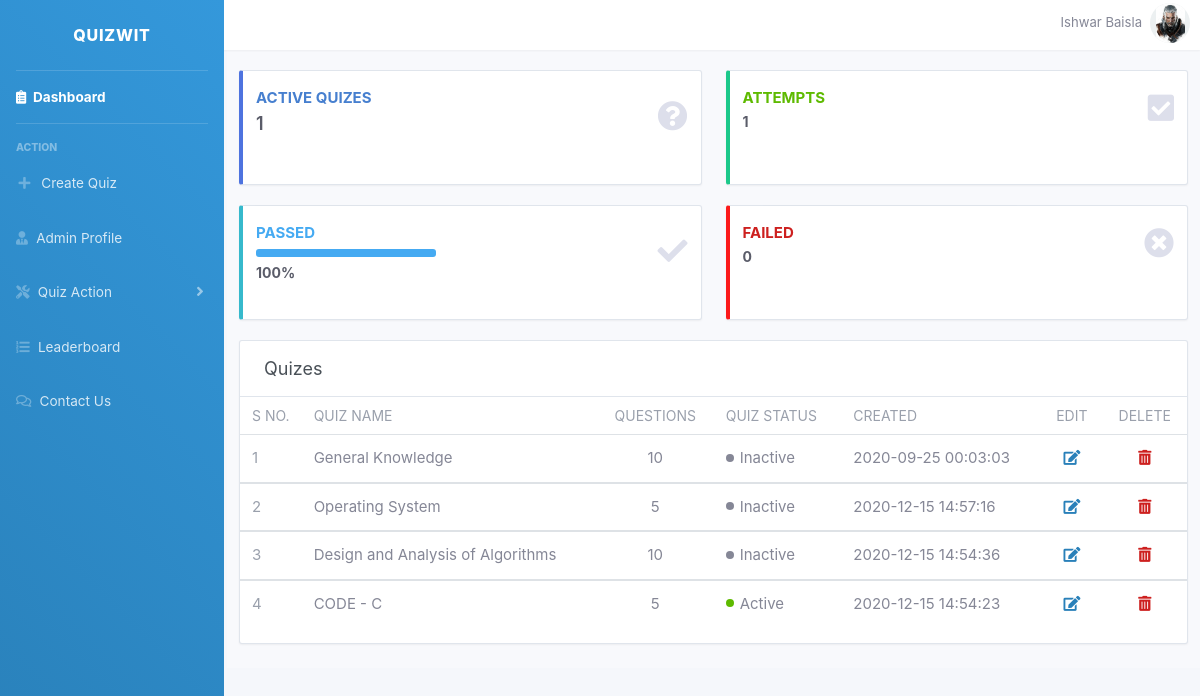
Page /admin_dashboard.php (signed in) on the committed database.
### tables this page shows
CREATE TABLE `profile_photo` (
  `image_id` int(11) NOT NULL,
  `image_name` text NOT NULL,
  `admin_email` varchar(50) NOT NULL
);

CREATE TABLE `quizes` (
  `quiz_id` int(11) NOT NULL,
  `quiz_name` varchar(50) NOT NULL,
  `difficulty_level` char(30) NOT NULL,
  `description` varchar(1000) NOT NULL,
  `number_of_questions` int(11) NOT NULL,
  `is_active` int(11) NOT NULL,
  `active_timing` bigint(20) NOT NULL,
  `inactive_timing` bigint(20) NOT NULL,
  `Exam_key` varchar(30) NOT NULL,
  `key_access` tinyint(4) NOT NULL,
  `show_evaluation` tinyint(4) NOT NULL,
  `time_duration` int(11) NOT NULL,
  `marks_per_question` int(11) NOT NULL,
  `negative_marking` double NOT NULL,
  `passing_percentage` int(11) NOT NULL,
  `admin_email_id` int(11) NOT NULL,
  `time_stamp` varchar(100) NOT NULL
);

### admin_dashboard.php (the view, shortened to what this page needs)
<!DOCTYPE html>
<html>
<head>
</head>
<?php
require_once('connection.php');
                $sql = "SELECT * FROM quizes WHERE admin_email_id='$_SESSION[admin_id]'";
                $result = mysqli_query($conn,$sql);
                while($row = $result->fetch_assoc()){
                    $sql = "SELECT * FROM question_bank WHERE quiz_id='$row[quiz_id]'";
                    $temp = mysqli_query($conn,$sql);
                    if($temp->num_rows == 0)
                    {
                       $sql = "UPDATE quizes SET number_of_questions='0', is_active='0' WHERE quiz_id='$row[quiz_id]'";
                        mysqli_query($conn,$sql);
                    }
                    else{
                       $QueNum = $temp->num_rows;
                       $sql = "UPDATE quizes SET number_of_questions='$QueNum' WHERE quiz_id='$row[quiz_id]'";
                        mysqli_query($conn,$sql);
                    }
                }
include('includes/header.php');
include('includes/navbar.php');
    $temp = "SELECT quiz_id FROM quizes WHERE admin_email_id='$_SESSION[admin_id]'";
    $result1 = mysqli_query($conn,$temp);
    $answer = 0;
    $Fail = 0;
    while($row1 = $result1->fetch_assoc())
    {
        $sql = "SELECT * FROM attempts WHERE quiz_id='$row1[quiz_id]'";
        $result2 = mysqli_query($conn,$sql);
        $answer = $answer + $result2->num_rows;
    }
    $pass_percentage = 0;
    if($answer!=0)
    {
      $pass_percentage = 100*(($answer - $Fail)/$answer);
    }
    $b=0;
    $ans = "";
         $str = $pass_percentage.'A';
         $p=0;
         while($str["$p"]!='A' && $b != 3)
         {
           $ans = $ans.$str["$p"];
           $p++;
         }
?>
<div class="container-fluid">
  <div style="height: 50px;"></div>
  <div class="row">
    <div class="col-xl-3 col-md-6 mb-4 height115">
      <div class="card border-left-primary shadow h-100 py-2">
        <div class="card-body">
          <div class="row no-gutters align-items-center">
            <div style="padding: 0px 10px;" class="col mr-2">
              <div class="text-xxs font-weight-bold text-primary text-uppercase mb-1">Active Quizes </div>
              <div class="h6 mb-0 font-weight-bold text-gray-800">
               <h4 id="active-EXAM"></h4>
              </div>
            </div>
            <div style="display:flex;width: 50%;height:100%;justify-content: flex-end;align-items:flex-end;padding-right: 10px;" class="col-auto">
              <i class="fas fa-question-circle fa-2x text-gray-300"></i>
            </div>
          </div>
        </div>
      </div>
    </div>
    <div class="col-xl-3 col-md-6 mb-4 height115">
      <div class="card border-left-success shadow h-100 py-2">
        <div class="card-body">
          <div class="row no-gutters align-items-center">
            <div style="padding: 0px 10px;" class="col mr-2">
              <div class="text-xxs font-weight-bold text-success text-uppercase mb-1">Attempts</div>
              <div class="h6 mb-0 font-weight-bold text-gray-800"><?php echo $answer;?></div>
            </div>
            <div style="display:flex;width: 50%;height:100%;justify-content: flex-end;align-items:flex-end;padding-right: 10px;" class="col-auto">
              <i class="fas fa-check-square fa-2x text-gray-300"></i>
            </div>
          </div>
        </div>
      </div>
    </div>
    <div class="col-xl-3 col-md-6 mb-4 height115">
      <div class="card border-left-info shadow h-100 py-2">
        <div class="card-body">
          <div class="row no-gutters align-items-center">
            <div style="padding: 0px 10px;" class="col mr-2">
              <div class="text-xxs font-weight-bold text-info text-uppercase mb-1">Passed</div>
              <div class="row no-gutters align-items-center">
                <div style="display:flex;width: 50%;height:100%;justify-content: flex-end;align-items:flex-end;padding-right: 10px;" class="col">
                  <div style="width: 100%;" class="progress progress-sm mr-2">
                    <?php echo "<div class='progress-bar bg-info' role='progressbar' style='width: $ans%' aria-valuenow='$pass_percentage'
                      aria-valuemin='0' aria-valuemax='100'></div>";?>
                  </div>
                </div>
              </div>
              <div class="mt-1">
                  <div class="h6 mb-0 mr-3 font-weight-bold text-gray-800"><?php echo $ans."%";?></div>
                </div>
            </div>
            <div style="display:flex;width: 50%;height:100%;justify-content: flex-end;align-items:flex-end;padding-right: 10px;" class="col-auto">
              <i class="fas fa-check fa-2x text-gray-300"></i>
            </div>
          </div>
        </div>
      </div>
    </div>
    <div class="col-xl-3 col-md-6 mb-4 height115">
      <div class="card border-left-warning shadow h-100 py-2">
        <div class="card-body">
          <div class="row no-gutters align-items-center">
            <div style="padding: 0px 10px;" class="col mr-2">
              <div class="text-xss font-weight-bold text-red text-uppercase mb-1">Failed</div>
              <div class="h6 mb-0 font-weight-bold text-gray-800"><?php echo $Fail;?></div>
            </div>
            <div style="display:flex;width: 50%;height:100%;justify-content: flex-end;align-items:flex-end;padding-right: 10px;" class="col-auto">
              <i class="fas fa-times-circle fa-2x text-gray-300"></i>
            </div>
          </div>
        </div>
      </div>
    </div>
  </div>
<div class="row row-card row-deck">
  <div class="col-12">
    <div class="card">
      <div class="card-header">
        <h3 class="card-title">Quizes</h3>
      </div>
      <?php
            $temp = "SELECT * FROM quizes WHERE admin_email_id='$_SESSION[admin_id]'";
            $result = mysqli_query($conn,$temp);
      if($result->num_rows>0){
      ?>
      <div class="table-responsive">
        <table class="table table-card table-vcenter text-nowrap">
          <thead>
            <tr>
              <th class="w-1">S No.</th>
              <th>Quiz Name</th>
              <th style="text-align: center;">Questions</th>
              <th>Quiz Status</th>
              <th>Created</th>
              <th style="text-align: center;">Edit</th>
              <th style="text-align: center;">Delete</th>
            </tr>
          </thead>
          <tbody>
            <?php
            $i = 1;
            while($row = $result->fetch_assoc())
            {
            ?>
            <tr>
              <td>
                <span class="text-muted"><?php echo $i; ?></span>
              </td>
              <td><?php echo $row['quiz_name']; ?></td>
              <td style="text-align: center;"><?php echo $row['number_of_questions'];?></td>
              <td>
                <?php
                   if($row['is_active'])
                   {echo "<span class='status-icon bg-success'></span>Active<div class='count-active'></div>"; }
                   else echo "<span class='status-icon bg-unsuccess'></span>Inactive";
                ?>
              </td>
              <td><?php echo $row['time_stamp'];?></td>
              <td style="text-align: center;"><i style="color: #2980b9; cursor: pointer;" class="fas fa-edit quiz-edit-icon"></i></td>
              <td style="text-align: center;" class="text-center">
                  <?php
                    $QID = "'".$row['quiz_id']."'";
                  ?>
                  <i style="cursor: pointer;" onclick="confirmQuizDeletion(<?php echo $QID; ?>)" class="fas fa-trash-alt text-danger">
                  </i>
              </td>
            </tr>
          </tbody>
          <?php
          $i =$i + 1;
        }
        ?>
        </table>
      </div>
        <?php
      }
      ?>
    </div>
  </div>
</div>
</body>
</html>

### includes/navbar.php (shortened to what this page needs)
   <ul style="
 background: linear-gradient(45deg, #2980b9, #3498db);position: absolute;position: fixed;" class="navbar-nav sidebar sidebar-dark accordion open-close-sidebar" id="accordionSidebar">
<a class="sidebar-brand d-flex align-items-center justify-content-center" href="index.php">
  <div style="display: block;" class="sidebar-brand-text mx-3">QuizWit</div>
</a>
<hr class="sidebar-divider my-0">
<li class="nav-item active">
  <a class="nav-link" href="admin_dashboard.php">
    <i class="fas fa-clipboard-list"></i>
    <span>Dashboard</span></a>
</li>
<hr class="sidebar-divider">
<div class="sidebar-heading">
  Action
</div>
<li class="nav-item">
  <a class="nav-link collapsed" href="createquiz.php" >
    <i class="fas fa-fw fa-plus"></i>
    <span>Create Quiz</span>
  </a>
</li>
<li class="nav-item">
  <a class="nav-link" href="admin_profile.php">
    <i class="fas fa-user-tie"></i>
    <span>Admin Profile</span></a>
</li>
<li class="nav-item">
  <?php
  $control = 0;
  $quizControl = 0;
    $sql = "SELECT * FROM quizes WHERE admin_email_id='$_SESSION[admin_id]'";
    $result = mysqli_query($conn,$sql);
    while($row = $result->fetch_assoc()){
      $quizControl  = 1;
      $sql = "SELECT * FROM question_bank WHERE quiz_id='$row[quiz_id]'";
      $res = mysqli_query($conn,$sql);
      if($res->num_rows>0)
        {$control = 1;
        break;}
    }
  ?>
<?php if($quizControl){?>
  <a class="nav-link collapsed" href="#" data-toggle="collapse" data-target="#collapseUtilities" aria-expanded="true" aria-controls="collapseUtilities">
    <i class="fas fa-tools"></i>
    <span>Quiz Action</span>
  </a>
<?php }?>
</li>
<?php
if($control){
?>
<li class="nav-item">
  <a class="nav-link" href="leaderboard.php">
    <i class="fas fa-list-ol"></i>
    <span>Leaderboard</span></a>
</li>
<?php
}
?>
<li class="nav-item">
  <a class="nav-link" href="contact_us.php">
    <i class="far fa-comments"></i>
    <span>Contact Us</span></a>
</li>
</ul>
    <div id="content-wrapper" class="d-flex flex-column">
      <div id="content">
        <nav style="z-index: 2;width: 100%;position: absolute;left: 0;top:0;position: fixed;height: 50px;" class="navbar navbar-expand navbar-light bg-white topbar mb-4 static-top shadow">
          <ul class="navbar-nav ml-auto">
            <li style="position: absolute;right: 2px;top:-12px;" class="nav-item dropdown no-arrow">
              <a class="nav-link dropdown-toggle" href="#" id="userDropdown" role="button" data-toggle="dropdown" aria-haspopup="true" aria-expanded="false">
                <span class="mr-2 d-none d-lg-inline text-gray-600 small">
               <?php echo $_SESSION['name']; ?>
                  <?php
                    $sql = "SELECT * FROM profile_photo WHERE admin_email='$_SESSION[email]'";
                    $result = mysqli_query($conn,$sql);
                    if($result->num_rows==1)
                    {
                      $row = $result->fetch_assoc();
                      $image_name = $row['image_name'];
                    }
                    else $image_name = "default_image.png";
                  ?>
                </span>
                <span style="border-radius: 50%;overflow:hidden;background: #ecf0f1;display: flex;justify-content: center;align-items: center;width: 40px;height: 40px;">
                  <img id="menu-circle-photo"  src="profile_photo/<?php echo $image_name; ?>" >
                </span>
              </a>
            </li>
          </ul>
        </nav>

### includes/header.php (style rules this page uses)
.open-close-sidebar { z-index: 3; }

### rows in the picture
profile_photo: image_name (picture)
quizes: quiz_name "General Knowledge", number_of_questions "10", is_active 0 (drawn), time_stamp "2020-09-25 00:03:03"
quizes: quiz_name "Operating System", number_of_questions "5", is_active 0 (drawn), time_stamp "2020-12-15 14:57:16"
quizes: quiz_name "Design and Analysis of Algorithms", number_of_questions "10", is_active 0 (drawn), time_stamp "2020-12-15 14:54:36"
quizes: quiz_name "CODE - C", number_of_questions "5", is_active 1 (drawn), time_stamp "2020-12-15 14:54:23"

### other values in the picture
$_SESSION['name'] "Ishwar Baisla"
$answer "1"
$ans "100"
$Fail "0"
